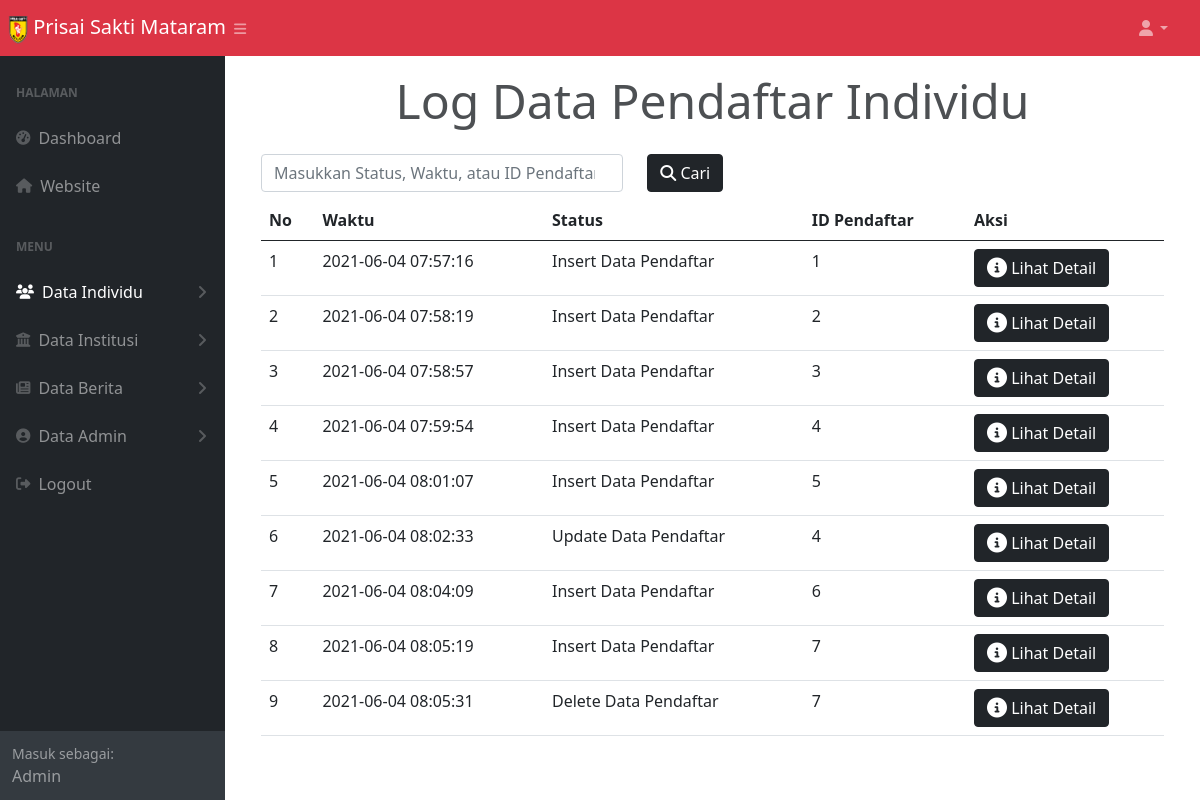
The page /log_daftar_individu.php (signed in) on the database its author committed.
### tables this page shows
CREATE TABLE `log_daftar_individu` (
  `id` int(9) NOT NULL,
  `waktu` datetime NOT NULL,
  `status` varchar(200) NOT NULL,
  `id_pendaftar` int(9) NOT NULL,
  `nama` varchar(50) NOT NULL DEFAULT '-',
  `domisili` varchar(100) NOT NULL DEFAULT '-',
  `tanggal_lahir` date NOT NULL,
  `alamat` varchar(100) NOT NULL DEFAULT '-',
  `no_ktp` varchar(25) NOT NULL DEFAULT '-',
  `no_telp` varchar(50) NOT NULL DEFAULT '-',
  `cabang` varchar(50) NOT NULL DEFAULT '-',
  `nama_lama` varchar(50) NOT NULL DEFAULT '-',
  `domisili_lama` varchar(100) NOT NULL DEFAULT '-',
  `tanggal_lahir_lama` date NOT NULL,
  `alamat_lama` varchar(100) NOT NULL DEFAULT '-',
  `no_ktp_lama` varchar(25) NOT NULL DEFAULT '-',
  `no_telp_lama` varchar(50) NOT NULL DEFAULT '-',
  `cabang_lama` varchar(50) NOT NULL DEFAULT '-'
);

### functions.php (called while the page is built, shortened)
<?php
  $namaServer = "localhost";
  $user = "root";
  $password = "";
  $database = "psm";
  $koneksi = mysqli_connect($namaServer, $user, $password, $database) or die ("Koneksi Gagal");
  function query($query) {
    global $koneksi;
    $result = mysqli_query($koneksi, $query);
    $rows = [];
    while($row = mysqli_fetch_assoc($result)) {
      $rows[] = $row;
    }
    return $rows;
  }
?>

### log_daftar_individu.php (the view, shortened to what this page needs)
<?php
$pendaftar_individu = query("SELECT id, waktu, status, id_pendaftar FROM log_daftar_individu");
?>
<!DOCTYPE html>
<html lang="en">
<head>
  <link href="https://cdn.jsdelivr.net/npm/bootstrap@5.0.0-beta2/dist/css/bootstrap.min.css" rel="stylesheet" />
  <link rel="stylesheet" href="style.css" />
  <link rel="stylesheet" href="styles.css" />
  <link href="https://code.jquery.com/ui/1.12.1/themes/base/jquery-ui.css" rel="stylesheet">
</head>
<body class="sb-nav-fixed">
<nav class="sb-topnav navbar navbar-expand navbar-dark bg-danger">
        <a class="navbar-brand ps-2" href="#">
            <img src="img/Logo_PSM.png" alt="" width="20" height="29" />
            Prisai Sakti Mataram
        </a>
        <button class="btn btn-link btn-sm order-1 order-lg-0 me-4 me-lg-0" id="sidebarToggle" href="#!"><i class="fas fa-bars"></i></button>
        <ul class="navbar-nav ms-auto ms-md-0 me-3 me-lg-4">
            <li class="nav-item dropdown">
                <a class="nav-link dropdown-toggle" id="navbarDropdown" href="#" role="button" data-bs-toggle="dropdown" aria-expanded="false"><i class="fas fa-user fa-fw"></i></a>
            </li>
        </ul>
    </nav>
  <div id="layoutSidenav">
        <div id="layoutSidenav_nav">
            <nav class="sb-sidenav accordion sb-sidenav-dark bg-dark" id="sidenavAccordion">
                <div class="sb-sidenav-menu">
                    <div class="nav">
                        <div class="sb-sidenav-menu-heading">Halaman</div>
                        <a class="nav-link" href="dashboard_admin.php">
                            <div class="sb-nav-link-icon"><i class="fas fa-tachometer-alt"></i></div>
                            Dashboard
                        </a>
                        <a class="nav-link" href="index.php">
                            <div class="sb-nav-link-icon"><i class="fas fa-home"></i></div>
                            Website
                        </a>
                        <div class="sb-sidenav-menu-heading">Menu</div>
                        <a class="nav-link collapsed active" href="#" data-bs-toggle="collapse" data-bs-target="#collapseIndividu" aria-expanded="false" aria-controls="collapseIndividu">
                            <div class="sb-nav-link-icon"><i class="fas fa-users"></i></div>
                            Data Individu
                            <div class="sb-sidenav-collapse-arrow"><i class="fas fa-angle-down"></i></div>
                        </a>
                        <a class="nav-link collapsed" href="#" data-bs-toggle="collapse" data-bs-target="#collapseInstitusi" aria-expanded="false" aria-controls="collapseInstitusi">
                            <div class="sb-nav-link-icon"><i class="fas fa-university"></i></div>
                            Data Institusi
                            <div class="sb-sidenav-collapse-arrow"><i class="fas fa-angle-down"></i></div>
                        </a>
                        <a class="nav-link collapsed" href="#" data-bs-toggle="collapse" data-bs-target="#collapseBerita" aria-expanded="false" aria-controls="collapseBerita">
                            <div class="sb-nav-link-icon"><i class="fas fa-newspaper"></i></div>
                            Data Berita
                            <div class="sb-sidenav-collapse-arrow"><i class="fas fa-angle-down"></i></div>
                        </a>
                        <a class="nav-link collapsed" href="#" data-bs-toggle="collapse" data-bs-target="#collapsePages" aria-expanded="false" aria-controls="collapsePages">
                            <div class="sb-nav-link-icon"><i class="fas fa-user-circle"></i></div>
                            Data Admin
                            <div class="sb-sidenav-collapse-arrow"><i class="fas fa-angle-down"></i></div>
                        </a>
                        <a class="nav-link" href="logout_admin.php">
                            <div class="sb-nav-link-icon"><i class="fas fa-sign-out-alt"></i></div>
                            Logout
                        </a>
                    </div>
                </div>
                <div class="sb-sidenav-footer">
                    <div class="small">Masuk sebagai:</div>
                    <?= ucwords($_SESSION['username']) ?>
                </div>
            </nav>
        </div>
  <div id="layoutSidenav_content">
    <main>
      <div class="container-fluid px-4">
  <section class="container">
    <h1 class="text-center my-3">Log Data Pendaftar Individu</h1>
    <form action="" method="POST">
      <div class="row justify-content-start">
        <div class="col-5 my-2">
          <input class="form-control" type="search" placeholder="Masukkan Status, Waktu, atau ID Pendaftar..." aria-label="Cari" name="keyword" autocomplete="off">
        </div>
        <div class="col-3 my-2">
          <button class="btn btn-dark" type="submit" name="cari"><i class="fas fa-search"></i> Cari</button>
        </div>
      </div>
    </form>
    <?php if (!empty($pendaftar_individu)) : ?>
      <table class="table table-hover mb-5">
        <thead>
          <tr>
            <th scope="col">No</th>
            <th scope="col">Waktu</th>
            <th scope="col">Status</th>
            <th scope="col">ID Pendaftar</th>
            <th scope="col" style="width: 198px;">Aksi</th>
          </tr>
        </thead>
        <tbody>
          <?php $nomor = 1 ?>
          <?php foreach ($pendaftar_individu as $individu) : ?>
            <tr>
              <td><?= $nomor ?></td>
              <td><?= $individu['waktu'] ?></td>
              <td><?= $individu['status'] ?></td>
              <td><?= $individu['id_pendaftar'] ?></td>
              <td>
                <button class="btn btn-dark" type="button" data-bs-toggle="modal" data-bs-target="#exampleModal<?= $individu['id']; ?>"><i class="fas fa-info-circle fa-lg"></i> Lihat Detail</button>
              </td>
            </tr>
            <?php $nomor++ ?>
          <?php endforeach; ?>
        </tbody>
      </table>
    <?php else : ?>
      <div class="container mt-5 pt-5">
        <h4 class="text-center mt-5 pt-5">Data Tidak Ditemukan!</h4>
      </div>
    <?php endif; ?>
  </section>
    </div>
  </main>
</div>
</body>
</html>

### style.css (style rules this page uses)
* { box-sizing: border-box; margin: 0; padding: 0; }
body, html { font-family: 'Nunito', sans-serif; }
.navbar-brand { color: rgba(255, 255, 255, 0.7); }
.container h1 { opacity: 0.8; font-size: 48px; box-shadow: lavender; }

### rows shown on the page
log_daftar_individu: waktu "2021-06-04 07:57:16", status "Insert Data Pendaftar", id_pendaftar "1"
log_daftar_individu: waktu "2021-06-04 07:58:19", status "Insert Data Pendaftar", id_pendaftar "2"
log_daftar_individu: waktu "2021-06-04 07:58:57", status "Insert Data Pendaftar", id_pendaftar "3"
log_daftar_individu: waktu "2021-06-04 07:59:54", status "Insert Data Pendaftar", id_pendaftar "4"
log_daftar_individu: waktu "2021-06-04 08:01:07", status "Insert Data Pendaftar", id_pendaftar "5"
log_daftar_individu: waktu "2021-06-04 08:02:33", status "Update Data Pendaftar", id_pendaftar "4"
log_daftar_individu: waktu "2021-06-04 08:04:09", status "Insert Data Pendaftar", id_pendaftar "6"
log_daftar_individu: waktu "2021-06-04 08:05:19", status "Insert Data Pendaftar", id_pendaftar "7"
log_daftar_individu: waktu "2021-06-04 08:05:31", status "Delete Data Pendaftar", id_pendaftar "7"

### other values the page prints
$_SESSION['username'] "Admin"
